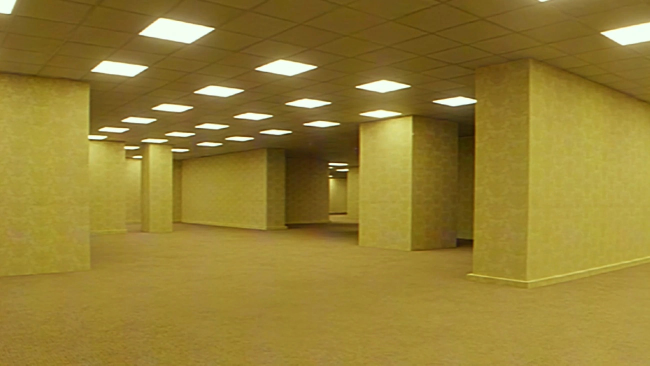
#> input picture artifacts/reference/Backrooms_1.jpg, 1300 x 731 px, found by its file name (shown at 1/2 size)
$ python calibrate-reference.py
#> lines starting #> are read from the running program, lines starting #| are printed output that depends on the picture; after the words box and inside, x2 and y2 are one past the last pixel; in counts of white or black regions, pixels touching at a corner belong together; long printed decimals are rounded
# -*- coding: utf-8 -*-
"""参照画像のカメラを、レンズの歪みまで含めて較正する。

天井の照明は天井面上の規則格子なので、これは平面キャリブレーションそのもの。
ただし平面 1 枚では内部パラメータを全部自由にすると条件が悪い (焦点距離と
主点とピッチが互いに化ける)。主点は画像中心に固定し、歪みは k1 だけを許す。

未知数は f, pitch, roll, k1, 格子の間隔 P, 向き theta, 原点 Ox/Oz の 8 個。
観測は器具の中心 27 点 x 2 = 54。天井高を 1 とする単位で解き、実寸は
「器具の間隔が 3 タイル = 1.80m」から後で掛ける。

  python tools/calibrate-reference.py
"""
import json
import numpy as np
from PIL import Image
from scipy import ndimage
from scipy.optimize import least_squares

SRC = 'artifacts/reference/Backrooms_1.jpg'
LIGHT_PITCH_M = 1.80          # 3 タイル。正射投影に戻して数えた

im = Image.open(SRC).convert('RGB')
#> im is the input picture: PIL image 1300x731 RGB; mean R, G, B 148.9, 127, 51.8
W, H = im.size
#> W = 1300; H = 731
CX, CY = W/2.0, H/2.0
#> CX = 650; CY = 365.5
A = np.asarray(im, np.float64) / 255.
Y = A[..., 0]*.2126 + A[..., 1]*.7152 + A[..., 2]*.0722
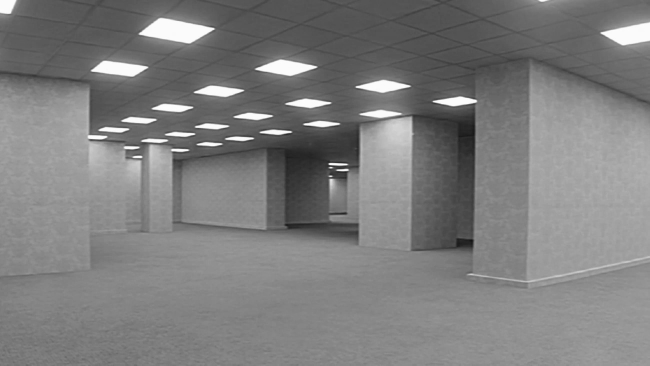
#> Y: shape (731, 1300) float64 (shown at 1/2 size); min 0.0704, max 0.997, mean 0.495

lab, _ = ndimage.label(Y > 0.80)
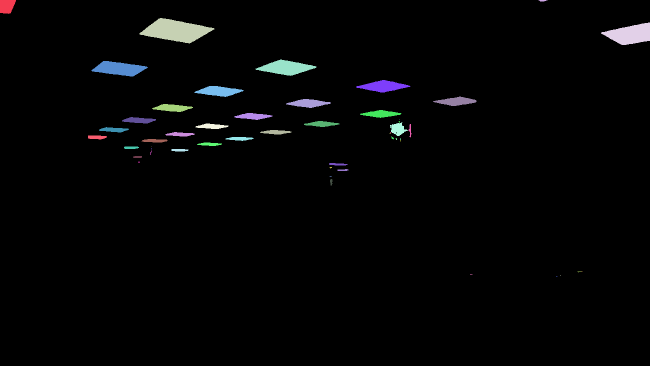
#> lab: shape (731, 1300) int32 (shown at 1/2 size); 52 distinct labels, from 0 to 51; one colour per label, 0 black
pts, area = [], []
for i, sl in enumerate(ndimage.find_objects(lab), start=1):
    sub = (lab[sl] == i)
    n = int(sub.sum())
    if n < 60:
        continue
    ys, xs = np.nonzero(sub)
    x0, x1 = xs.min()+sl[1].start, xs.max()+sl[1].start
    y0, y1 = ys.min()+sl[0].start, ys.max()+sl[0].start
    if x0 <= 1 or x1 >= W-2 or y0 <= 1 or y1 >= H-2:
        continue          # 画面の縁で切れている器具は重心が偏る
    pts.append((xs.mean()+sl[1].start, ys.mean()+sl[0].start))
    area.append(n)
#> this loop made 51 passes
#> (n, x0, x1, y0, y1) on passes 1, 3, 4, 5, 6, 7, 8, 9, 10, 11, 12, 13: (722, 0, 31, 0, 27), (4381, 279, 428, 36, 86), (2795, 1202, 1299, 45, 89), (2213, 511, 632, 119, 151), (2146, 183, 295, 122, 152), (1502, 712, 820, 160, 184), (1289, 389, 486, 172, 193), (963, 866, 952, 193, 211), (949, 572, 661, 198, 215), (815, 304, 385, 208, 223), (754, 720, 802, 220, 235), (649, 468, 544, 226, 239)
#> (sub, n) on passes 15, 24, 25, 26, 31, 33: ([True], 1), ([[True, True], [True, False]], 3), ([True], 1), ([[True, True, True]], 3), ([[True, False], [True, True], [True, True], [True, True]], 7), ([[True, True], [True, False]], 3)
#> pass 1, `sub = (lab[sl] == i)`:
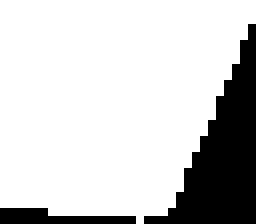
#> sub: shape (28, 32) bool (shown 8 times larger); 80.6% white; 2 black regions, box (x1, y1, x2, y2) and area: (18, 3, 32, 28) 151, (0, 26, 17, 28) 23
#> pass 3, `sub = (lab[sl] == i)`:
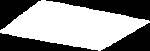
#> sub: shape (51, 150) bool; 57.3% white; 4 black regions, box (x1, y1, x2, y2) and area: (46, 0, 150, 21) 1066, (0, 33, 98, 51) 880, (101, 23, 150, 51) 705, (0, 0, 41, 30) 618
#> after the loop, area = 27 values, max 4381 at index 0, min 67 at index 24, mean 763.2; pts = 27 pairs, first value 193.2 to 912.1, second value 61.19 to 339.8
pts = np.array(pts); area = np.array(area, float)
o = np.argsort(-area); pts, area = pts[o], area[o]
#> after `o = np.argsort(-area)`: o = 27 values, max 26 at index 25, min 0 at index 0, mean 13
#> after `pts, area = (pts[o], area[o])`: area = 27 values, max 4381 at index 0, min 67 at index 26, mean 763.2
Wt = np.sqrt(area/area.max())
#> Wt = 27 values, max 1 at index 0, min 0.124 at index 26, mean 0.366
print('器具 %d 台 (画面の縁で切れているものは除外)' % len(pts))
#| 器具 27 台 (画面の縁で切れているものは除外)

# q = [f, pitch, roll, k1, P, theta, Ox, Oz]


def forward(q, mn):
    f, pitch, roll, k1, P, th, Ox, Oz = q
    c, s = np.cos(th), np.sin(th)
    X = Ox + P*(mn[:, 0]*c - mn[:, 1]*s)
    Z = Oz + P*(mn[:, 0]*s + mn[:, 1]*c)
    Yv = -np.ones_like(X)
    cp, sp = np.cos(pitch), np.sin(pitch)
    Yc = Yv*cp - Z*sp
    Zc = Yv*sp + Z*cp
    cr, sr = np.cos(roll), np.sin(roll)
    xn = (X*cr - Yc*sr)/Zc
    yn = (X*sr + Yc*cr)/Zc
    r2 = xn*xn + yn*yn
    d = 1.0 + k1*r2
    return np.column_stack([CX + f*xn*d, CY + f*yn*d])


def to_plane(q, p):
    """画像座標 -> 天井平面 (歪みを外してから)。"""
    f, pitch, roll, k1, P, th, Ox, Oz = q
    xn = (p[:, 0]-CX)/f; yn = (p[:, 1]-CY)/f
    for _ in range(8):
        r2 = xn*xn + yn*yn
        d = 1.0 + k1*r2
        xn = (p[:, 0]-CX)/f/d
        yn = (p[:, 1]-CY)/f/d
    cr, sr = np.cos(-roll), np.sin(-roll)
    xr = xn*cr - yn*sr; yr = xn*sr + yn*cr
    cp, sp = np.cos(pitch), np.sin(pitch)
    Z = (cp - yr*sp) / (-yr*cp - sp)
    Zc = -sp + Z*cp
    X = xr*Zc
    return np.column_stack([X, Z])


def labels(q):
    Q = to_plane(q, pts)
    c, s = np.cos(-q[5]), np.sin(-q[5])
    dx, dz = Q[:, 0]-q[6], Q[:, 1]-q[7]
    return np.column_stack([(dx*c - dz*s)/q[4], (dx*s + dz*c)/q[4]])


q0 = np.array([996.0, np.radians(2.27), 0.0, 0.0,
               0.993, np.radians(-36.59), 0.0, 0.0])
P0 = to_plane(q0, pts[:1])[0]
#> in to_plane, `xn = (p[:, 0] - CX) / f`: xn = [-0.3]
#> in to_plane, `yn = (p[:, 1] - CY) / f`: yn = [-0.306]
#> in to_plane, `xr = xn * cr - yn * sr`: xr = [-0.3]
#> in to_plane, `yr = xn * sr + yn * cr`: yr = [-0.306]
#> in to_plane, `Z = (cp - yr*sp) / (-yr*cp - sp)`: Z = [3.81]
#> in to_plane, `Zc = -sp + Z*cp`: Zc = [3.76]
#> in to_plane, `X = xr*Zc`: X = [-1.13]
#> P0 = [-1.13, 3.81]
q0[6], q0[7] = P0[0], P0[1]
L0 = labels(q0)
#> in labels, `Q = to_plane(q, pts)`: Q = 27 pairs, first value -30.05 to 2.59, second value -456.7 to 79.87
#> in labels, `dx, dz = Q[:, 0]-q[6], Q[:, 1]-q[7]`: dx = 27 values, max 3.72 at index 24, min -28.92 at index 26, mean -3.14; dz = 27 values, max 76.06 at index 26, min -460.5 at index 22, mean -7.52
#> L0 = 27 pairs, first value -69.04 to 268.1, second value -378.6 to 44.14
MN = np.round(L0)
#> MN = 27 pairs, first value -69 to 268, second value -379 to 44
resid0 = np.abs(L0 - MN).max(1)
#> resid0 = 27 values, max 0.498 at index 20, min 0 at index 0, mean 0.344
print('初期割り当て: 格子から %.3f 以内 %d 台 / %d 台'
      % (0.30, (resid0 < 0.30).sum(), len(pts)))
#| 初期割り当て: 格子から 0.300 以内 9 台 / 27 台
uniq = len(set(map(tuple, MN[resid0 < 0.30])))
#> uniq = 9
print('             重複のない指数 %d 個' % uniq)
#|              重複のない指数 9 個

LO = np.array([600., np.radians(-14), np.radians(-6), -0.40, 0.70, -np.pi, -20., 0.5])
HI = np.array([1800., np.radians(14), np.radians(6), 0.40, 1.40, np.pi, 20., 40.])


def solve(free_k1):
    q = q0.copy()
    mn = MN.copy()
    keep = resid0 < 0.30
    for it in range(10):
        def res(qq):
            qq = np.array(qq)
            if not free_k1:
                qq[3] = 0.0
            return ((forward(qq, mn[keep]) - pts[keep]) * Wt[keep, None]).ravel()
        sol = least_squares(res, q, bounds=(LO, HI), loss='soft_l1', f_scale=2.5,
                            max_nfev=8000)
        q = sol.x
        if not free_k1:
            q[3] = 0.0
        L = labels(q)
        mn = np.round(L)
        keep = np.abs(L - mn).max(1) < 0.30
        if keep.sum() < 8:
            break
    e = np.linalg.norm(forward(q, mn[keep]) - pts[keep], axis=1)
    return q, keep, mn, e


out = {}
for name, fk in (('歪みなし (ピンホール)', False), ('放射歪み k1 あり', True)):
    q, keep, mn, e = solve(fk)
    f, pitch, roll, k1, P, th, Ox, Oz = q
    print('\n== %s ==' % name)
    print('  採用 %d / %d 台   残差 RMS %.2f px  中央値 %.2f  最大 %.2f'
          % (keep.sum(), len(pts), np.sqrt((e**2).mean()), np.median(e), e.max()))
    print('  f = %.1f px   水平画角 %.2f deg   垂直画角 %.2f deg'
          % (f, 2*np.degrees(np.arctan(W/2/f)), 2*np.degrees(np.arctan(H/2/f))))
    print('  ピッチ %+.3f deg (上向きが正)   ロール %+.3f deg'
          % (np.degrees(pitch), np.degrees(roll)))
    print('  k1 = %+.5f' % k1)
    print('  照明格子 間隔 %.4f (天井高=1)   向き %.2f deg' % (P, np.degrees(th)))
    print('  -> 視点から天井まで %.4f m' % (LIGHT_PITCH_M/P))
    rc = np.hypot(W/2, H/2)/f
    shift = rc*k1*rc**2*f
    print('  -> 画面の隅で %+.1f px 動く (%s)'
          % (shift, '樽' if shift < 0 else ('糸巻き' if shift > 0 else 'なし')))
    out[name] = dict(f=f, pitch=np.degrees(pitch), roll=np.degrees(roll), k1=k1,
                     P=P, theta=np.degrees(th), Ox=Ox, Oz=Oz,
                     h_above=LIGHT_PITCH_M/P,
                     fovH=2*np.degrees(np.arctan(W/2/f)),
                     fovV=2*np.degrees(np.arctan(H/2/f)),
                     rms=float(np.sqrt((e**2).mean())), used=int(keep.sum()),
                     corner_shift_px=float(shift))
#> this loop made 2 passes
#> (f, pitch, roll, k1, P) on pass 1: (994.8, 0.04, -0.000329, 0, 0.999)
#|   採用 18 / 27 台   残差 RMS 11.06 px  中央値 5.73  最大 23.00
#|   f = 943.6 px   水平画角 69.12 deg   垂直画角 42.35 deg
#|   ピッチ +2.552 deg (上向きが正)   ロール -0.031 deg
#|   k1 = +0
#|   照明格子 間隔 1.0687 (天井高=1)   向き -37.00 deg
#|   -> 視点から天井まで 1.6844 m
#|   -> 画面の隅で +0.0 px 動く (なし)
#|   採用 16 / 27 台   残差 RMS 11.89 px  中央値 6.95  最大 27.08
#|   f = 1009.4 px   水平画角 65.56 deg   垂直画角 39.81 deg
#|   ピッチ +1.783 deg (上向きが正)   ロール +0.454 deg
#> (further printed lines are left out)

best = out['放射歪み k1 あり']
best.update(W=W, H=H, cx=CX, cy=CY, light_pitch_m=LIGHT_PITCH_M)
json.dump(best, open('artifacts/replica/calib.json', 'w'), indent=1)
print('\n-> artifacts/replica/calib.json')
